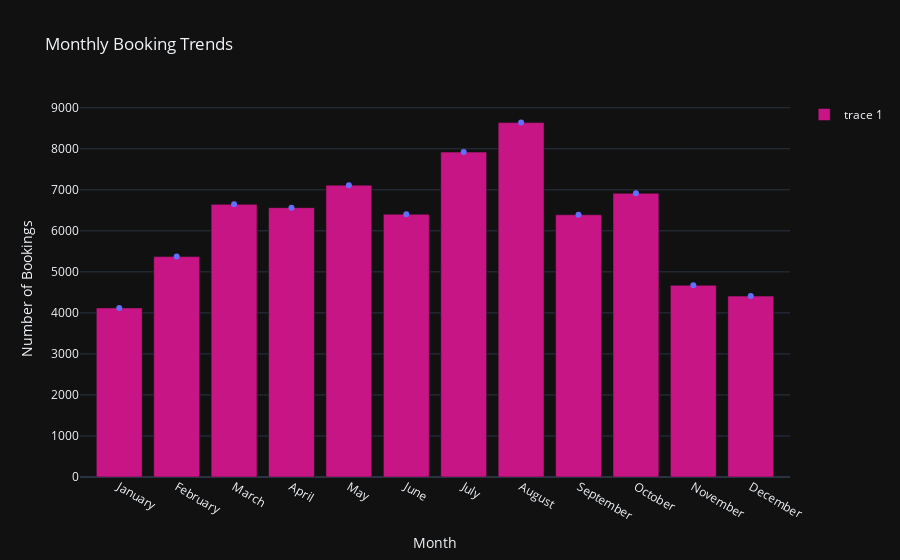

The notebook cell saved with this chart:
### Markdown cell above
### 🕵️♂️ First Observation:

#### The majority of reservations occur in the months of July and August, while the fewest bookings are made at the start and close of the year.

### Code cell
# Create a Lollipop chart showing Booking trends per month
# Group the data by arrival_date_month and count the number of bookings
df_monthly_trends = df_not_canceled.groupby('arrival_date_month').size().reset_index(name='count')
df_monthly_trends['month'] = pd.Categorical(df_monthly_trends['arrival_date_month'], categories=[
    'January', 'February', 'March', 'April', 'May', 'June', 'July', 'August', 'September', 'October', 'November', 'December'
], ordered=True)
df_monthly_trends = df_monthly_trends.sort_values('month')

# Create a scatter plot for the lollipops
fig = px.scatter(
    df_monthly_trends,
    x='month',
    y='count',
    title='Monthly Booking Trends',
    labels={'count': 'Number of Bookings', 'month': 'Month'},
    template="plotly_dark"  
)

# Create the lollipop sticks
fig.add_bar(x=df_monthly_trends['month'], y=df_monthly_trends['count'], marker=dict(color='mediumvioletred'))

fig.show()

### Figure 1 — Plotly figure (JSON) as saved in the notebook; plotly's stock layout.template omitted (floating-point values rounded to 4 significant figures)
{"data": [{"hovertemplate": "Month=%{x}<br>Number of Bookings=%{y}<extra></extra>", "legendgroup": "", "marker": {"color": "#636efa", "symbol": "circle"}, "mode": "markers", "name": "", "orientation": "v", "showlegend": false, "type": "scatter", "x": ["January", "February", "March", "April", "May", "June", "July", "August", "September", "October", "November", "December"], "xaxis": "x", "y": [4122, 5372, 6645, 6565, 7114, 6404, 7919, 8638, 6392, 6914, 4672, 4409], "yaxis": "y"}, {"marker": {"color": "mediumvioletred"}, "type": "bar", "x": ["January", "February", "March", "April", "May", "June", "July", "August", "September", "October", "November", "December"], "y": [4122, 5372, 6645, 6565, 7114, 6404, 7919, 8638, 6392, 6914, 4672, 4409]}], "layout": {"legend": {"tracegroupgap": 0}, "title": {"text": "Monthly Booking Trends"}, "xaxis": {"anchor": "y", "domain": [0, 1], "title": {"text": "Month"}}, "yaxis": {"anchor": "x", "domain": [0, 1], "title": {"text": "Number of Bookings"}}}}
